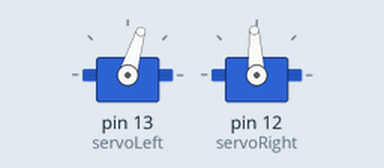
Recording of a sketch running on a simulated Arduino Uno, built with avr-gcc and run on an emulated ATmega328P. Shown: 2 × servo.

Above: at 0.1 s.
At 1.0 s:
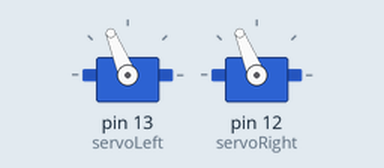
At 2.1 s:
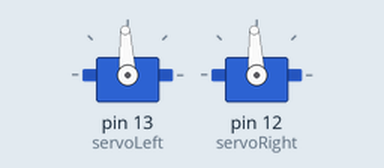
Timing chart, 0 to 3.6 s (numbered marks = the images above):
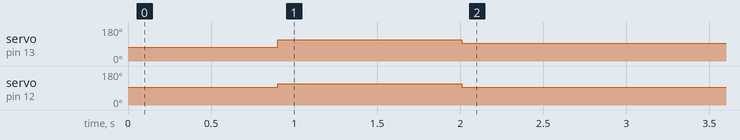

Measured:
- by itself, servo on pin 13 (servoLeft): 73° → 112° at 0.90 s, → 93° 1.1 s later
- by itself, servo on pin 12 (servoRight): 93° → 112° at 0.90 s, → 93° 1.1 s later

The sketch:

moon.ino.ino
```cpp
#include<Servo.h>
Servo servoLeft;
Servo servoRight;


void setup() {
  //circle


  servoLeft.attach(13);                      // Attach left signal to pin 13
  servoRight.attach(12);                     // Attach right signal to pin 12
  servoLeft.writeMicroseconds(1300);        // Calibrate left servo
  servoRight.writeMicroseconds(1500);
  delay(900);


  servoLeft.writeMicroseconds(1700);   // Left wheel counterclockwise
  servoRight.writeMicroseconds(1700); // Right wheel counterclockwise
  delay(1110);

  servoLeft.writeMicroseconds(1500);   // Left wheel counterclockwise
  servoRight.writeMicroseconds(1500); // Right wheel counterclockwise


}


void loop() {
}
```
